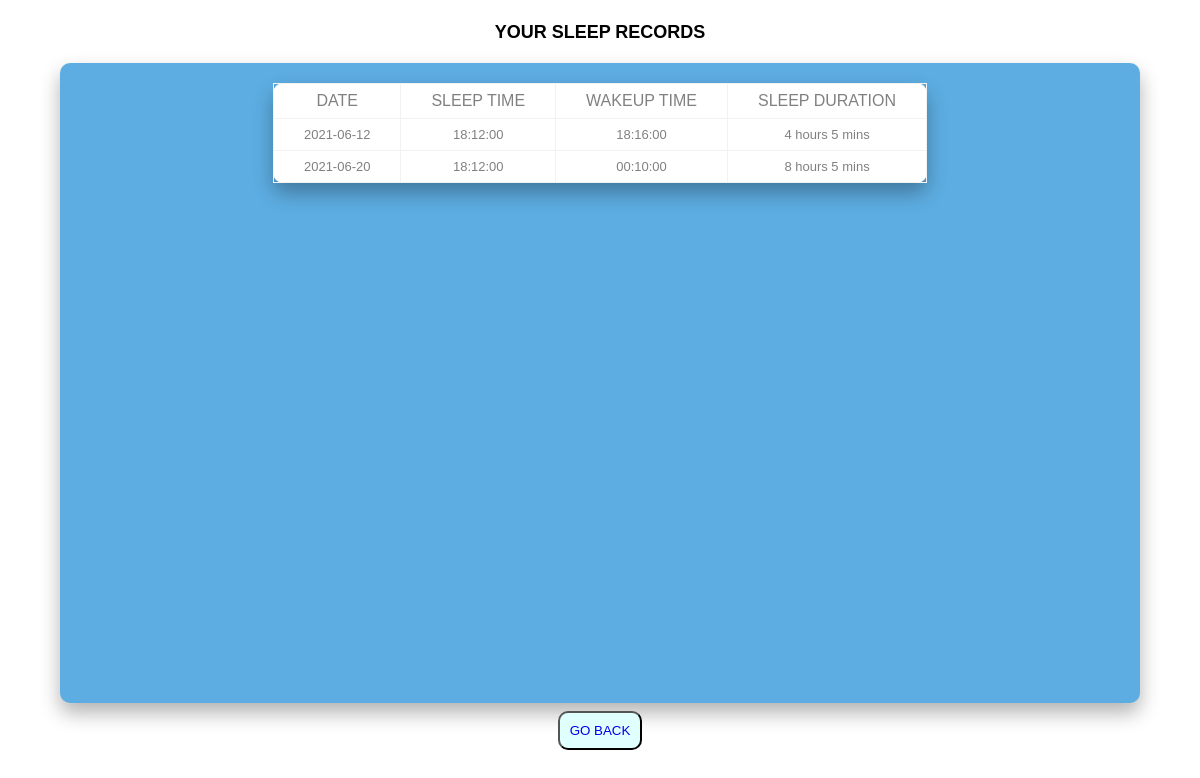
Page /viewrecords.php (signed in) on the committed database.
### tables this page shows
CREATE TABLE `suman` (
  `ID` int(11) NOT NULL,
  `DATE_` date DEFAULT NULL,
  `SLEEP_TIME` time DEFAULT NULL,
  `WAKEUP_TIME` time DEFAULT NULL,
  `SLEEP_DURATION` varchar(255) DEFAULT NULL
);

### viewrecords.php (the view, shortened to what this page needs)
<!DOCTYPE html>
<html lang="en">
<head>
    <link rel="stylesheet" href="display.css">
</head>
<body>
   <div class="main-div">
        <h1>YOUR SLEEP RECORDS</h1>
        <div class="center-div">
            <div class="table-responsive">
              <table>
                  <thead>
                      <tr>
                          <th>DATE</th>
                          <th>SLEEP TIME</th>
                          <th>WAKEUP TIME</th>
                          <th>SLEEP DURATION</th>
                      </tr>
                  </thead>
                  <tbody>
                    <?php
include 'config.php';
$tablename=$_SESSION['username'];
$selectquery = "SELECT * FROM $tablename;";
$query = mysqli_query($conn,$selectquery);
while($res = mysqli_fetch_array($query))
{
?>
<tr>
                         <td><?php echo $res[1]; ?></td>
                         <td><?php echo $res[2]; ?></td>
                         <td><?php echo $res[3]; ?></td>
                         <td><?php echo $res[4]; ?></td>
                      </tr>
<?php
}
?>
                  </tbody>
              </table>
            </div>
        </div>
        <button id="new_entry_button" type="button" style="color:black; background-color: lightcyan; margin: 8px; padding:10px; border-radius: 10px;"><a href="welcome.php" style="text-decoration: none;">GO BACK</a></button>
    </div>
</body>
</html>

### display.css (style rules this page uses)
* { margin:0; padding:0; box-sizing: border-box; font-family:'Lucida Sans', 'Lucida Sans Regular', 'Lucida Grande', 'Lucida Sans Unicode', Geneva, Verdana, sans-serif; }
.main-div { width:100%; height:100vh; display:flex; flex-direction: column; justify-content: center; align-items: center; }
.center-div { width:90%; height:80vh; background-color: #5dade2; padding:20px 0 0 0; box-shadow: 0 10px 20px 0 rgba(0,0,0,0.3); border-radius:10px; }
h1 { font-size:18px; color:#000; text-align: center; margin-top: -20px; margin-bottom: 20px; }
table { border-collapse: collapse; background-color: #fff; box-shadow: 0 10px 20px 0 rgba(0,0,0,0.3); border-radius:10px; margin:auto; }
th,td { border:1px solid #f2f2f2; padding:8px 30px; text-align: center; color: grey; }
th { text-transform: uppercase; font-weight: 500; }
td { font-size: 13px; }

### rows in the picture
suman: DATE_ "2021-06-12", SLEEP_TIME "18:12:00", WAKEUP_TIME "18:16:00", SLEEP_DURATION "4 hours 5 mins"
suman: DATE_ "2021-06-20", SLEEP_TIME "18:12:00", WAKEUP_TIME "00:10:00", SLEEP_DURATION "8 hours 5 mins"
